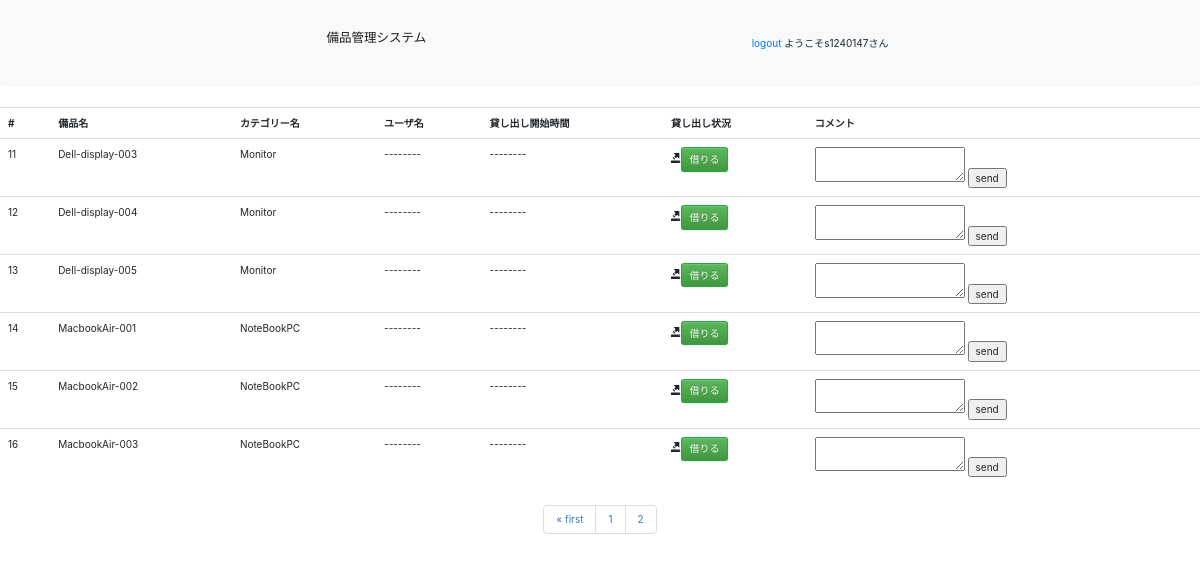
The page /fixtures/list/?page=2 (signed in) on the database as committed earlier.
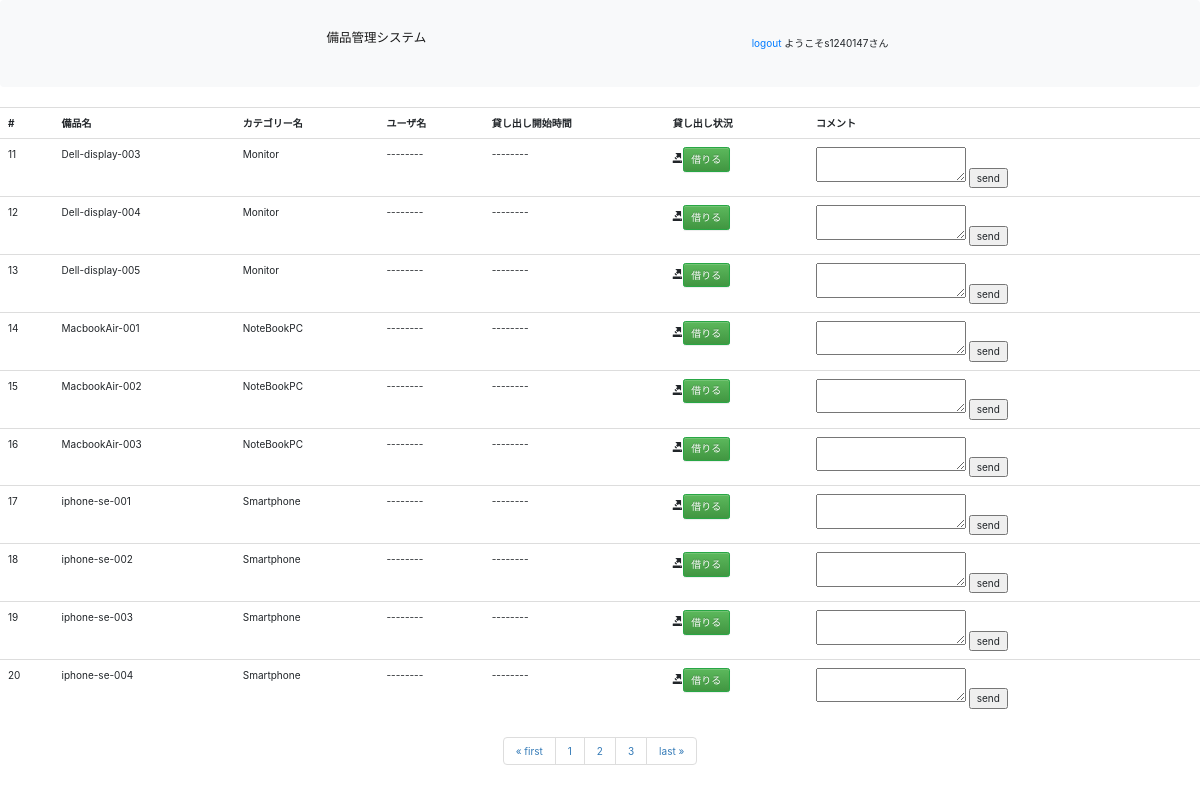
The same page on the database as committed later.
### fixtures/models.py (models this page shows, shortened)
class Goods(models.Model):
    goods = models.CharField(max_length=20)
    user = models.ForeignKey(User,on_delete=models.CASCADE,blank=True,null=True)
    category = models.ForeignKey(Category,on_delete=models.CASCADE)
    status = models.BooleanField(blank=True)
    pub_date = models.DateTimeField(blank=True,null=True)
    comment = models.CharField(max_length=200,blank=True,null=True)

class Category(models.Model):
    name = models.CharField(max_length=20)
    def __str__(self):
        return self.name

### fixtures/views.py (the view)
# urls.py: path('list/',fixtures_views.list,name='list'),
@login_required
def list(request):
    try:
        fixtures_list = Goods.objects.all()
        paginator = Paginator(fixtures_list,10)
        page = request.GET.get('page')
        fixtures = paginator.get_page(page)
    except Goods.DoesNotExist:
        raise Http404("Fixtures does not exist")
    else:
        return render(request,
                      'choose.html',
                      {'fixtures_list':fixtures_list,
                       'fixtures':fixtures}
                      )

### templates/choose.html (shortened to what this page needs)
{% extends 'base.html' %}
{% block content %}
    <table class="table">
        <tr> <th>#</th> <th>備品名</th>    <th>カテゴリー名</th> <th>ユーザ名</th>  <th>貸し出し開始時間</th> <th>貸し出し状況</th> <th>コメント</th></tr>
                {% for fixture in fixtures %}
                    <tr><td>{{ fixture.id }}</td>   <td>{{ fixture.goods }}</td>  <td>{{ fixture.category }}</td>
                        <td>
                            {% if fixture.user == None %}
                                --------
                            {% else %}
                                {{ fixture.user }}
                            {% endif %}
                        </td>
                        <td>
                            {% if fixture.pub_date == None %}
                                --------
                            {% else %}
                                {{ fixture.pub_date }}
                            {% endif %}
                        </td>
                    <td>
                        {% if fixture.status %}
                        <form action="{% url 'fixtures:back' fixture.id %}" method="post">
                            {% csrf_token %}
                                    {% if fixture.user == user %}
                                        <span class="glyphicon glyphicon-import" aria-hidden="true"></span><input class="btn btn-info" type="submit" value="返す"/>
                                    {% else %}
                                        <span class="glyphicon glyphicon-check">貸し出し中</span>
                                    {% endif %}
                        </form>
                        {% else %}
                        <form action="{% url 'fixtures:borrow' fixture.id %}" method="post">
                            <span class="glyphicon glyphicon-export" aria-hidden="true"></span><input class="btn btn-success" type="submit" value="借りる"/>
                        </form>
                        {% endif %}
                    </td>
                    <td>
                        {% if fixture.comment %}
                            {{ fixture.comment }}
                        {% else %}
                            <form type="text" method="post" name="comment" action="{% url 'fixtures:comment' fixture.id %}">
                                    <textarea name="comment"></textarea>
                                <input type="submit" value="send"/>
                            </form>
                        {% endif %}
                    </td>
                    </tr>
                {% endfor %}
    </table>
   <div class="paginations" >
   <span class="step-links">
       <nav aria-label="Page navigation example">
           <ul class="pagination justify-content-center">
               {% if fixtures.has_previous %}
                   <li class="page-item"><a href="?page=1">&laquo; first</a></li>
                   <li class="page-item"><a href="?page={{ fixtures.previous_page_number }}">{{ fixtures.number|add:-1 }}</a></li>
               {% endif %}
               <li class="page-item">
                   <span class="current">
                       {{ fixtures.number }}
                   </span>
               </li>
               {% if fixtures.has_next %}
                   <li class="page-item"><a href="?page={{ fixtures.next_page_number }}">{{ fixtures.number|add:1 }}</a></li>
                   <li class="page-item"><a href="?page={{ fixtures.paginator.num_pages }}">last &raquo;</a></li>
               {% endif %}
           </ul>
       </nav>
   </span>
   </div>
{% endblock %}

### templates/base.html (shortened to what this page needs)
<!DOCTYPE html>
<html lang="en">
  <head>
    <link rel="stylesheet" href="https://maxcdn.bootstrapcdn.com/bootstrap/3.3.7/css/bootstrap.min.css">
    <link rel="stylesheet" href="https://maxcdn.bootstrapcdn.com/bootstrap/3.3.7/css/bootstrap-theme.min.css">
    <link rel="stylesheet" href="https://maxcdn.bootstrapcdn.com/bootstrap/4.0.0/css/bootstrap.min.css">
  </head>
  <body>
    <header>
      <nav class="navbar navbar-light bg-light">
        <span class="navbar-brand ml-0 h1">備品管理システム</span>
        <div align="right">
          {% if user.is_authenticated %}
          <a href="{% url 'logout' %}">logout</a> ようこそ{{ user }}さん
        {% else %}
          <a  href="{% url 'login' %}">login</a> / <a href="{% url 'signup' %}">signup</a>
        {% endif %}
        </div>
      </nav>
    </header>
      <div id="content">
        {% block content %}{% endblock %}
      </div>
  </body>
</html>

Rows that differ between the two databases and show on the page:
added Goods: id "17", goods "iphone-se-001", category "Smartphone"
added Goods: id "18", goods "iphone-se-002", category "Smartphone"
added Goods: id "19", goods "iphone-se-003", category "Smartphone"
added Goods: id "20", goods "iphone-se-004", category "Smartphone"
Other text that changed with them:
{{ fixtures.number|add:1 }}: (not shown) → "3"
text now shown: "last »"
